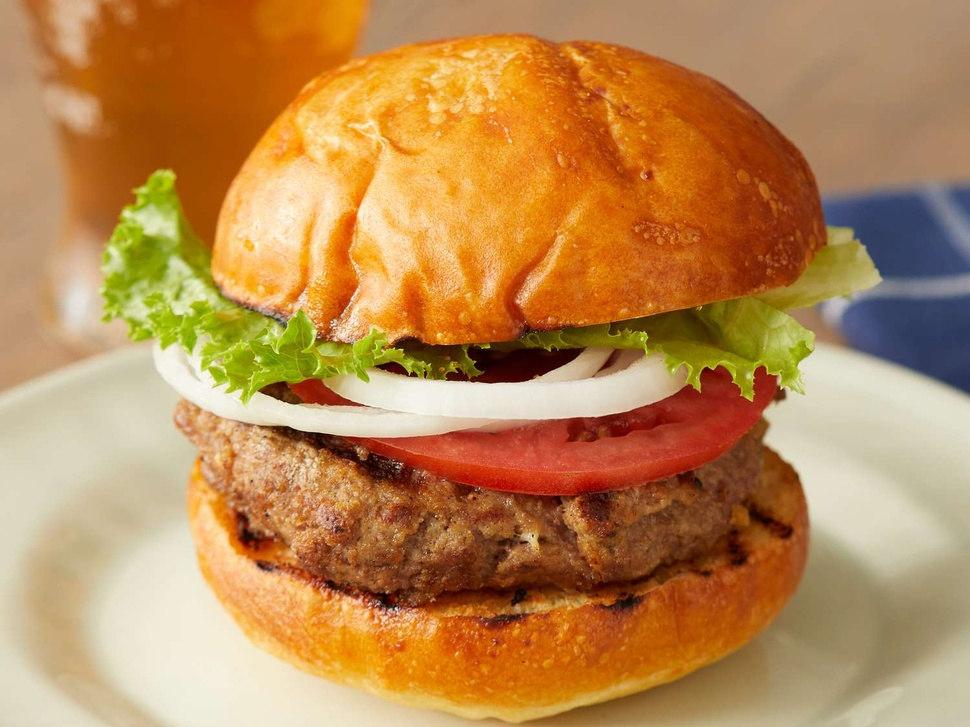
#> input picture images/burger.jpeg, 970 x 727 px, shrunk from 1500 x 1125 before the run
$ python template.py
#> lines starting #> are read from the running program, lines starting #| are printed output that depends on the picture
import os

from PIL import Image

# Path to the root of the project
ROOT_FOLDER = os.path.dirname(__file__)

# Path to the image folder
IMAGE_FOLDER = os.path.join(ROOT_FOLDER, 'images')

FEW_SHOT_IMAGES = (
    Image.open(os.path.join(IMAGE_FOLDER, 'burger.jpeg')),
    Image.open(os.path.join(IMAGE_FOLDER, 'pizza.jpeg')),
    Image.open(os.path.join(IMAGE_FOLDER, 'mountain.jpeg')),
    Image.open(os.path.join(IMAGE_FOLDER, 'fondue.jpeg')),
    Image.open(os.path.join(IMAGE_FOLDER, 'tahiti.jpeg')),
    Image.open(os.path.join(IMAGE_FOLDER, 'rice.jpeg')),
)
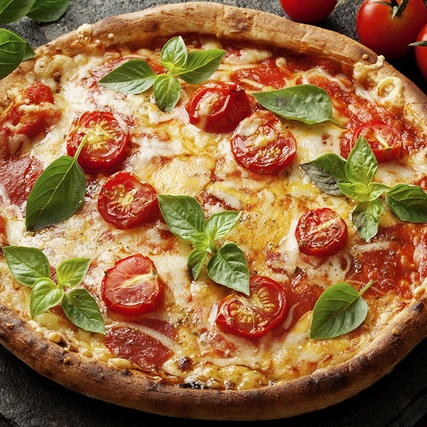
#> input picture images/pizza.jpeg, 427 x 427 px, shrunk from 660 x 660 before the run
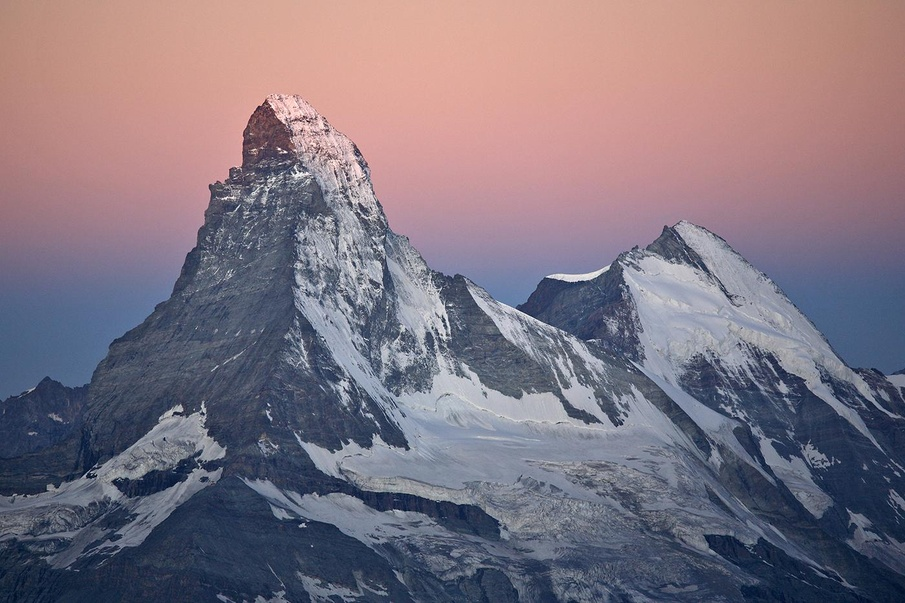
#> input picture images/mountain.jpeg, 905 x 603 px, shrunk from 1400 x 933 before the run
#> (the run stopped early here; a loop or call above may not have finished)
